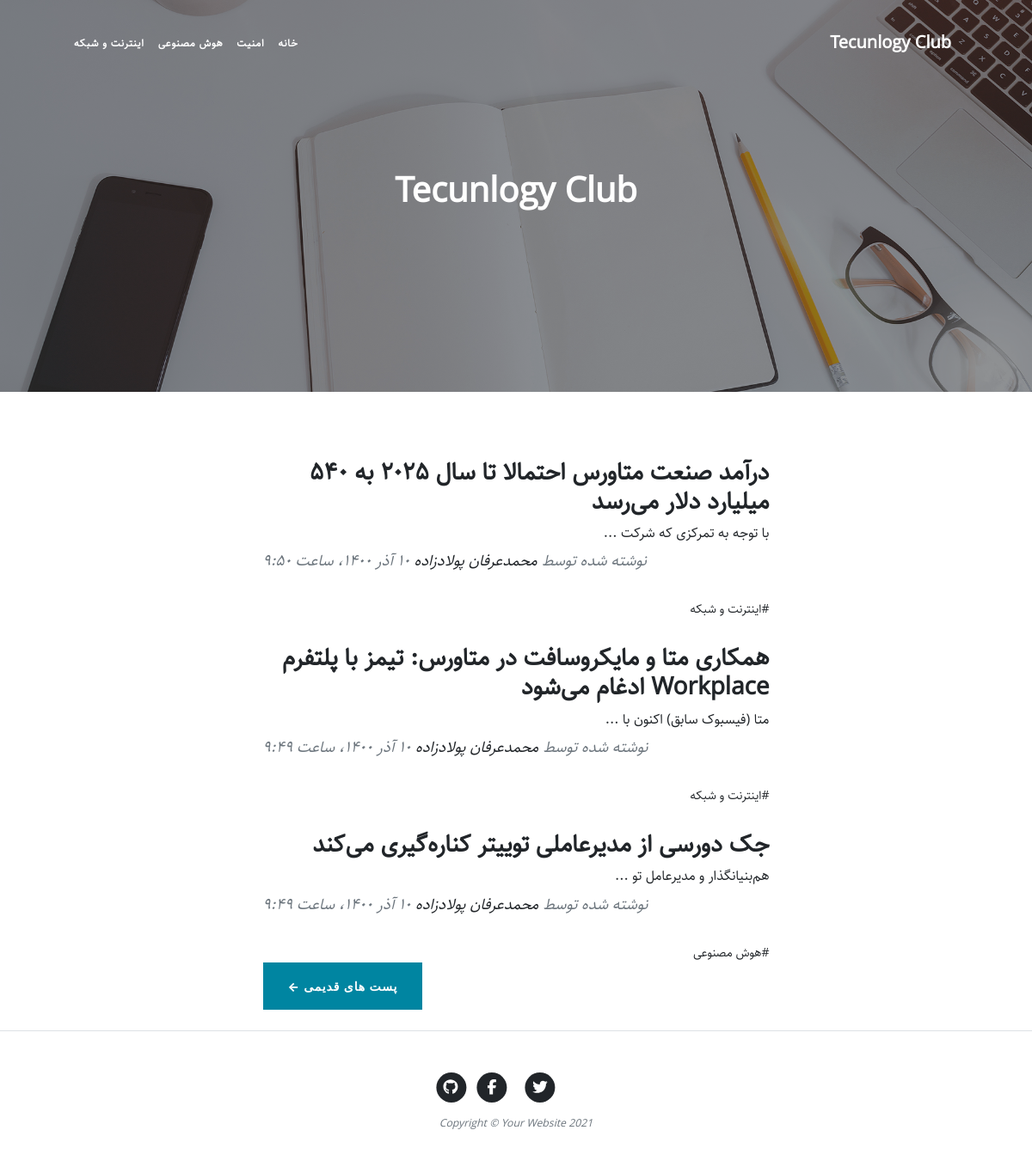
The page / on the database its author committed.
### blog/models.py (models this page shows, shortened)
class Category(models.Model):
    title = models.CharField(max_length=200, verbose_name="عنوان")
    slug = models.SlugField(max_length=200, unique=True, verbose_name="ادرس")
    status = models.BooleanField(
        default=True, verbose_name="ایا نمایش داده شود؟")
    position = models.IntegerField(default=0, verbose_name="پوزیشن")
    class Meta:
        verbose_name = "دسته بندی"
        verbose_name_plural = "دسته بندی ها"
        ordering = ['position']

class Article(models.Model):
    STATUS_CHOICES = (
        ('d', 'پیش نویس'),
        ('p', 'منتشر شده'),
    )
    title = models.CharField(max_length=200, verbose_name="عنوان")
    slug = models.SlugField(max_length=200, unique=True, verbose_name="ادرس")
    category = models.ManyToManyField(
        Category, verbose_name="دسته بندی", related_name="articles")
    description = models.TextField(verbose_name="توضیحات")
    thumbnail = models.ImageField(upload_to='images', verbose_name="تصویر")
    publish = models.DateTimeField(
        default=timezone.now, verbose_name="زمان انتشار")
    created = models.DateTimeField(auto_now_add=True)
    updated = models.DateTimeField(auto_now=True)
    status = models.CharField(
        max_length=1, choices=STATUS_CHOICES, verbose_name="وضعیت")
    class Meta:
        verbose_name = "مقاله"
        verbose_name_plural = "مقالات"
        ordering = ['-publish']
    def jpublish(self):
        return jalali_converter(self.publish)
    jpublish.short_description = "زمان انتشار"
    def category_to_str(self):
        return "، ".join([category.title for category in self.category.all()])
    category_to_str.short_description = "دسته‌بندی"
    def category_published(self):
        return self.category.filter(status=True)
    objects = ArticleManager()

### blog/views.py (the view)
# urls.py: path('', home, name="home"),
def home(request, page=1):
    articles_list = Article.objects.published()
    paginator = Paginator(articles_list, 3)
    articles = paginator.get_page(page)
    context = {
        "articles": articles,
    }
    return render(request, 'blog/home.html', context)

### blog/models.py (called while the page is built)
    def published(self):
        return self.filter(status='p')

### blog/templatetags/base_tags.py (called while the page is built)
@register.simple_tag
def title():
    return "Tecunlogy Club"

@register.inclusion_tag("blog/partials/category_navbar.html")
def category_navbar():
    return {
        "category": Category.objects.filter(status=True)
    }

### extensions/jalali.py (called while the page is built)
    def persian_tuple(self):
        return self.persian_year, self.persian_month, self.persian_day

### extensions/utils.py (called while the page is built)
def persian_numbers_converter(mystr):
    numbers = {
        "0": "۰",
        "1": "۱",
        "2": "۲",
        "3": "۳",
        "4": "۴",
        "5": "۵",
        "6": "۶",
        "7": "۷",
        "8": "۸",
        "9": "۹",
    }
    for e, p in numbers.items():
        mystr = mystr.replace(e, p)
    return mystr

def jalali_converter(time):
    jmonths = ["فروردین", "اردیبهشت", "خرداد", "تیر", "مرداد",
               "شهریور", "مهر", "آبان", "آذر", "دی", "بهمن", "اسفند", ]
    time = timezone.localtime(time)
    time_to_str = "{},{},{}".format(time.year, time.month, time.day)
    time_to_tuple = jalali.Gregorian(time_to_str).persian_tuple()
    time_to_list = list(time_to_tuple)
    for index, month in enumerate(jmonths):
        if time_to_list[1] == index + 1:
            time_to_list[1] = month
            break
    output = "{} {} {}، ساعت {}:{}".format(
        time_to_list[2],
        time_to_list[1],
        time_to_list[0],
        time.hour,
        time.minute,
    )
    return persian_numbers_converter(output)

### blog/templates/blog/home.html (shortened to what this page needs)
{% extends "blog/base.html" %} {% load static %} {% block main %}
<header class="masthead" style="background-image: url('{% static 'blog/assets/img/home-bg.jpg' %}')">
  <div class="container position-relative px-4 px-lg-5">
    <div class="row gx-4 gx-lg-5 justify-content-center">
      <div class="col-md-10 col-lg-8 col-xl-7">
        <div class="site-heading">
          <h1>Tecunlogy Club</h1>
        </div>
      </div>
    </div>
  </div>
</header>
<div class="container px-4 px-lg-5">
  <div class="row gx-4 gx-lg-5 justify-content-center">
    <div class="col-md-10 col-lg-8 col-xl-7">
      {% for article in articles %}
      <div class="post-preview">
        <a href="{% url 'blog:detail' article.slug %}">
          <h2 class="post-title">{{article.title}}</h2>
          <h3 class="post-subtitle">
            {{article.description|truncatechars:30}}
          </h3>
        </a>
        <p class="post-meta">
          نوشته شده توسط
          <a href="#!">محمدعرفان پولادزاده</a>
          {{article.jpublish}}
        </p>
        <div>
          {% for cat in article.category_published.all %}
          <a href="{% url 'blog:category' cat.slug %}">#{{cat.title}}</a>
          {% endfor %}
        </div>
      </div>
      {% endfor %}
      <div class="d-flex justify-content-end mb-4">
        {% if articles.has_next %}
        <a class="btn btn-primary text-uppercase" href="{% url 'blog:home' articles.next_page_number %}">پست های قدیمی
          &larr;</a>
        {% endif %}
      </div>
    </div>
  </div>
</div>
{% endblock %}

### blog/templates/blog/base.html (shortened to what this page needs)
{% load static %}
{% load base_tags %}
<!DOCTYPE html>
<html lang="en">
  <head>
    <link href="{% static 'blog/css/styles.css' %}" rel="stylesheet" />
    <link href="{% static 'blog/css/rtl.css' %}" rel="stylesheet" />
  </head>
  <body>
    <nav class="navbar navbar-expand-lg navbar-light" id="mainNav">
      <div class="container px-4 px-lg-5">
        <a class="navbar-brand" href="/">{% title %}</a>
        {% category_navbar %}
      </div>
    </nav>
    {% block main %}{% endblock %}
    <footer class="border-top">
      <div class="container px-4 px-lg-5">
        <div class="row gx-4 gx-lg-5 justify-content-center">
          <div class="col-md-10 col-lg-8 col-xl-7">
            <ul class="list-inline text-center">
              <li class="list-inline-item">
                <a href="#!">
                  <span class="fa-stack fa-lg">
                    <i class="fas fa-circle fa-stack-2x"></i>
                    <i class="fab fa-twitter fa-stack-1x fa-inverse"></i>
                  </span>
                </a>
              </li>
              <li class="list-inline-item">
                <a href="#!">
                  <span class="fa-stack fa-lg">
                    <i class="fas fa-circle fa-stack-2x"></i>
                    <i class="fab fa-facebook-f fa-stack-1x fa-inverse"></i>
                  </span>
                </a>
              </li>
              <li class="list-inline-item">
                <a href="#!">
                  <span class="fa-stack fa-lg">
                    <i class="fas fa-circle fa-stack-2x"></i>
                    <i class="fab fa-github fa-stack-1x fa-inverse"></i>
                  </span>
                </a>
              </li>
            </ul>
            <div class="small text-center text-muted fst-italic">
              Copyright &copy; Your Website 2021
            </div>
          </div>
        </div>
      </div>
    </footer>
  </body>
</html>

### blog/templates/blog/partials/category_navbar.html
<div class="collapse navbar-collapse nav" id="navbarResponsive">
  <ul class="navbar-nav ml-auto">
    <li class="nav-item">
      <a class="nav-link" href="/">خانه</a>
    </li>
    {% for cat in category %}
    <li class="nav-item">
      <a class="nav-link" href="{% url 'blog:category' cat.slug %}">{{cat.title}}</a>
    </li>
    {% endfor %}
  </ul>
</div>

### blog/static/blog/css/rtl.css (style rules this page uses)
body { direction: rtl; text-align: right; font-family: "Sahel"; font-size: 14px; }
h1, h2, h3, h4, h5, h6, a { font-family: Sahel; }
.navbar-nav { margin-left: initial !important; margin-right: auto; }
.post-meta { text-align: left; }
header.masthead .site-heading h1 { font-size: 40px; }
.post-title { font-size: 28px !important; }
.post-subtitle { font-size: 16px; }
.nav ul { padding-right: 0; }
.nav ul li { border-bottom: none; height: 86px; line-height: 86px; font-size: 14px; display: inline-block; float: left; margin: 0 auto; }
.nav ul li a { text-decoration: none; color: #000000; display: block; transition: 0.3s background-color; padding: 0 24px; }
.nav a { border-bottom: none; }

### rows shown on the page
Category: title "امنیت"
Category: title "هوش مصنوعی"
Category: title "اینترنت و شبکه"
Article: title "درآمد صنعت متاورس احتمالا تا سال ۲۰۲۵ به ۵۴۰ میلیارد دلار می‌رسد", description "با توجه به تمرکزی که شرکت‌ ...", jpublish "۱۰ آذر ۱۴۰۰، ساعت ۹:۵۰"
Article: title "همکاری متا و مایکروسافت در متاورس: تیمز با پلتفرم Workplace ادغام می‌شود", description "متا (فیسبوک سابق) اکنون با ...", jpublish "۱۰ آذر ۱۴۰۰، ساعت ۹:۴۹"
Article: title "جک دورسی از مدیرعاملی توییتر کناره‌گیری می‌کند", description "هم‌بنیانگذار و مدیرعامل تو ...", jpublish "۱۰ آذر ۱۴۰۰، ساعت ۹:۴۹"
